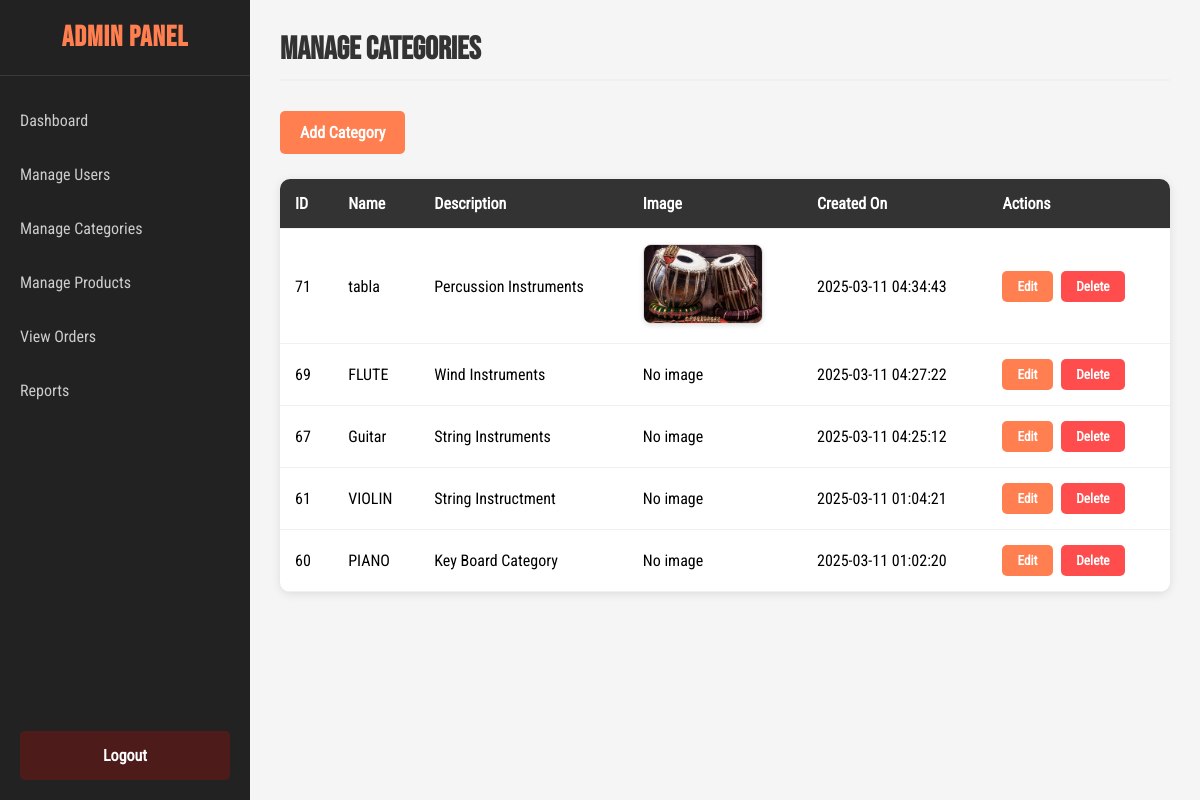
The page /manage_categories.php (signed in) on the database its author committed.
### tables this page shows
CREATE TABLE IF NOT EXISTS `categories` (
  `category_id` bigint UNSIGNED NOT NULL AUTO_INCREMENT,
  `category_name` varchar(191) NOT NULL,
  `category_description` text,
  `created_on` timestamp NULL DEFAULT CURRENT_TIMESTAMP,
  `category_image_type` varchar(50) DEFAULT NULL,
  `category_image` varchar(255) DEFAULT NULL,
  PRIMARY KEY (`category_id`),
  UNIQUE KEY `category_id` (`category_id`)
);

### manage_categories.php (the view, shortened to what this page needs)
<?php
$conn = new mysqli("localhost", "root", "", "musicstore_database");
$sql = "SELECT * FROM categories ORDER BY created_on DESC";
$result = $conn->query($sql);
?>
<!DOCTYPE html>
<html lang="en">
<head>
    <link rel="stylesheet" href="css/manage_cat.css">
</head>
<body>
<div class="dashboard-container">
    <div class="sidebar">
        <h2>Admin Panel</h2>
        <ul>
            <li><a href="admin_dashboard.php">Dashboard</a></li>
            <li><a href="manage_users.php">Manage Users</a></li>
            <li><a href="manage_categories.php">Manage Categories</a></li>
            <li><a href="manage_products.php">Manage Products</a></li>
            <li><a href="orders.php">View Orders</a></li>
            <li><a href="reports.php">Reports</a></li>
        </ul>
        <div class="logout-btn">
            <a href="logout.php">Logout</a>
        </div>
    </div>
    <div class="main-content">
        <h1>Manage Categories</h1>
        <a href="admin_add_categories.php"><button class="add-btn">Add Category</button></a>
        <table>
            <thead>
                <tr>
                    <th>ID</th>
                    <th>Name</th>
                    <th>Description</th>
                    <th>Image</th>
                    <th>Created On</th>
                    <th>Actions</th>
                </tr>
            </thead>
            <tbody>
                <?php
                if ($result->num_rows > 0) {
                    while($row = $result->fetch_assoc()) {
                        echo "<tr>";
                        echo "<td>" . $row["category_id"] . "</td>";
                        echo "<td>" . $row["category_name"] . "</td>";
                        echo "<td>" . $row["category_description"] . "</td>";
                        echo "<td>";
                        if(!empty($row["category_image"]) && file_exists($row["category_image"])) {
                            echo "<img src='" . $row["category_image"] . "' alt='" . $row["category_name"] . "' class='category-img'>";
                        } else {
                            if(isset($row["category_image"]) && is_resource($row["category_image"])) {
                                $image_data = $row["category_image"];
                                $mime_type = $row["category_image_type"] ?? 'image/jpeg';
                                $base64 = base64_encode(stream_get_contents($image_data));
                                echo "<img alt='" . $row["category_name"] . "' class='category-img'>";
                            } else {
                                echo "No image";
                            }
                        }
                        echo "</td>";
                        echo "<td>" . $row["created_on"] . "</td>";
                        echo "<td>
                                <a href='edit_category.php?id=" . $row["category_id"] . "'><button class='action-btn'>Edit</button></a>
                                <a href='delete_category.php?id=" . $row["category_id"] . "' onclick='return confirm(\"Are you sure you want to delete this category?\")'><button class='action-btn delete-btn'>Delete</button></a>
                              </td>";
                        echo "</tr>";
                    }
                } else {
                    echo "<tr><td colspan='6' style='text-align:center'>No categories found</td></tr>";
                }
                ?>
            </tbody>
        </table>
    </div>
</div>
</body>
</html>

### css/manage_cat.css (style rules this page uses)
* { margin: 0; padding: 0; font-family: "font"; box-sizing: border-box; }
html, body { width: 100%; height: 100%; background-color: #f5f5f5; }
.dashboard-container { display: flex; height: 100vh; width: 100%; }
.sidebar { width: 250px; height: 100%; background-color: #222; color: #fff; transition: all 0.3s ease-in-out; position: fixed; z-index: 1000; }
.sidebar h2 { font-family: "Bold"; padding: 20px; font-size: 1.8rem; letter-spacing: 1px; border-bottom: 1px solid rgba(255, 255, 255, 0.1); color: #ff7f50; text-align: center; }
.sidebar ul { list-style: none; padding: 20px 0; }
.sidebar ul li { margin-bottom: 5px; }
.sidebar ul li a { display: block; padding: 15px 20px; color: #ccc; text-decoration: none; transition: all 0.3s ease; }
.logout-btn { position: absolute; bottom: 20px; width: 100%; padding: 0 20px; }
.logout-btn a { display: block; padding: 15px; background-color: rgba(255, 0, 0, 0.2); color: #fff; text-decoration: none; border-radius: 5px; text-align: center; transition: all 0.3s ease; font-weight: 600; }
.main-content { flex: 1; margin-left: 250px; padding: 30px; transition: all 0.3s ease-in-out; }
.main-content h1 { font-family: "Bold"; font-size: 2rem; color: #333; margin-bottom: 30px; padding-bottom: 10px; border-bottom: 2px solid #f0f0f0; }
.add-btn { background-color: #ff7f50; color: white; padding: 12px 20px; border: none; border-radius: 5px; cursor: pointer; font-weight: 600; font-size: 1rem; transition: all 0.3s ease; margin-bottom: 25px; }
table { width: 100%; border-collapse: collapse; background-color: #fff; border-radius: 10px; overflow: hidden; box-shadow: 0 2px 10px rgba(0, 0, 0, 0.1); }
table thead { background-color: #333; }
table th, table td { padding: 15px; text-align: left; border-bottom: 1px solid #f0f0f0; }
table th { font-weight: 600; color: #fff; }
.category-img { width: 120px; height: 80px; object-fit: cover; border-radius: 8px; border: 1px solid #ddd; box-shadow: 0 2px 5px rgba(0, 0, 0, 0.1); transition: transform 0.3s ease; }
.action-btn { padding: 8px 15px; border: none; border-radius: 5px; cursor: pointer; font-weight: 600; transition: all 0.3s ease; margin-right: 5px; color: white; background-color: #ff7f50; }
.delete-btn { background-color: rgba(255, 0, 0, 0.7); }

### rows shown on the page
categories: category_id "71", category_name "tabla", category_description "Percussion Instruments", category_image+category_name (picture), created_on "2025-03-11 04:34:43"
categories: category_id "69", category_name "FLUTE", category_description "Wind Instruments", shows "No image", created_on "2025-03-11 04:27:22"
categories: category_id "67", category_name "Guitar", category_description "String Instruments", shows "No image", created_on "2025-03-11 04:25:12"
categories: category_id "61", category_name "VIOLIN", category_description "String Instructment", shows "No image", created_on "2025-03-11 01:04:21"
categories: category_id "60", category_name "PIANO", category_description "Key Board Category", shows "No image", created_on "2025-03-11 01:02:20"
